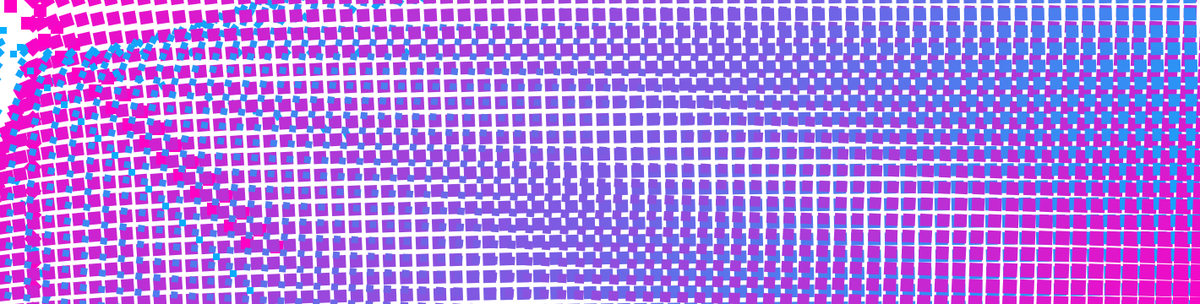
Frame 1 (no input)
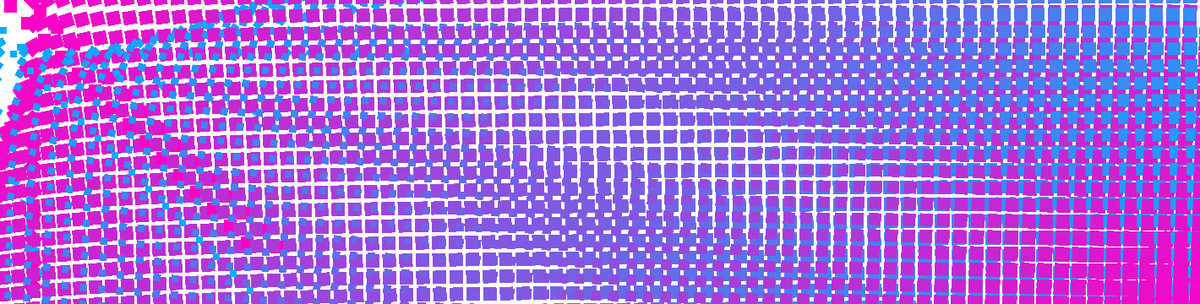
Frame 60 (the mouse pressed at the canvas centre just before this capture)
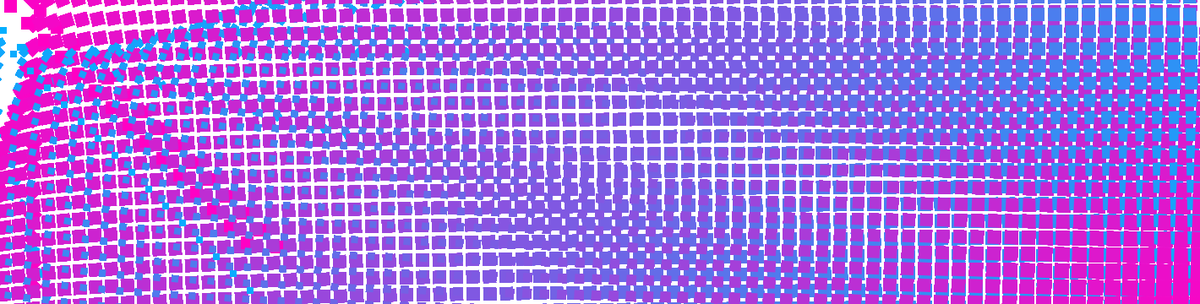
Frame 120 (the mouse held since frame 60 and released just before this capture)

The Processing sketch that drew these frames (run headless with seeded random() and noise(); from frame 60 on, the mouse is pressed at the canvas centre):

// Processing sketch: rtibanner
// ── rtibanner.pde
color colorfrom = color(4, 175, 255);
color colorto   = color(255, 0, 196);

void setup() {
  size(1420, 360);
  background(255);
}

void draw() {
  // blue: 4,175,255
  // pink: 255,0,196

  for(int i = -15; i < 86; i++){
     for(int j = -15; j < 33; j++){
       float total   = float(71 + 18);
       float present = float(i + j);
       float lerpValue = present / total; 
       color thissquare = lerpColor(colorfrom, colorto, lerpValue);
       color backsquare = lerpColor(colorto,colorfrom,lerpValue);
       
       noStroke();
       fill(backsquare);
       pushMatrix();
       rotate(PI/present*-0.5);
       rect(20*i,20*j,15,15);
       popMatrix();
       
       stroke(255);
        strokeWeight(1);
        noStroke();
        pushMatrix();
        rotate(PI/present);
       fill(thissquare);
       rect(20*i,20*j,max(8,20*lerpValue),max(8,20*lerpValue));
       popMatrix();
     
     } 
  }
 

}
